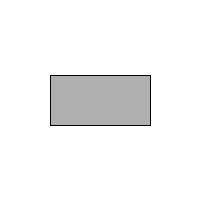
Frame 1 (no input)
Frame 60 (the mouse pressed at the canvas centre just before this capture): identical to frame 1, image omitted
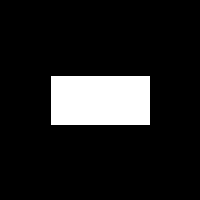
Frame 120 (the mouse held since frame 60 and released just before this capture)

The Processing sketch that drew these frames (run headless with seeded random() and noise(); from frame 60 on, the mouse is pressed at the canvas centre):

// Processing sketch: button
// ── button.pde
boolean pressed = false;
int x = 50;
int y = 75;

int sizeX = 100;
int sizeY = 50;


void setup() {
  size(200, 200);
  background(255); 
  
  stroke(0);
  fill(175);
  rect(x, y, sizeX, sizeY);
}

void draw() {
  if(pressed) {
    background(0);
    fill(255);
    rect(x, y, sizeX, sizeY);
  }
  else {
    background(255);
    fill(175);
    rect(x, y, sizeX, sizeY);
  }
}

void mousePressed() {
  if(mousePressed && mouseX > x && mouseX < (x + sizeX) && mouseY > y && mouseY < (y + sizeY)) {
    pressed = !pressed;
  }
}
